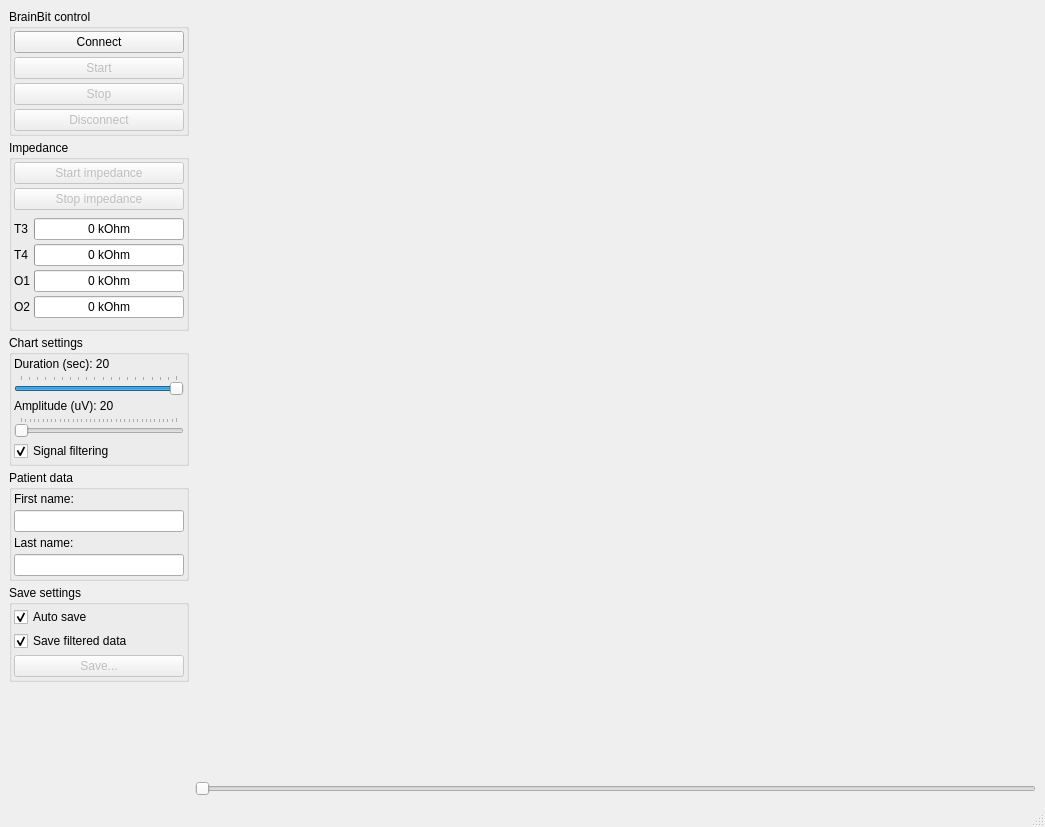
<?xml version="1.0" encoding="UTF-8"?>
<ui version="4.0">
 <class>MainWindow</class>
 <widget class="QMainWindow" name="MainWindow">
  <property name="geometry">
   <rect>
    <x>0</x>
    <y>0</y>
    <width>1045</width>
    <height>827</height>
   </rect>
  </property>
  <property name="windowTitle">
   <string>BrainBit</string>
  </property>
  <widget class="QWidget" name="centralwidget">
   <layout class="QGridLayout" name="gridLayout">
    <item row="0" column="0">
     <widget class="QWidget" name="WidgetControl" native="true">
      <property name="minimumSize">
       <size>
        <width>180</width>
        <height>0</height>
       </size>
      </property>
      <property name="maximumSize">
       <size>
        <width>180</width>
        <height>16777215</height>
       </size>
      </property>
      <layout class="QVBoxLayout" name="verticalLayout">
       <property name="spacing">
        <number>4</number>
       </property>
       <property name="leftMargin">
        <number>0</number>
       </property>
       <property name="topMargin">
        <number>0</number>
       </property>
       <property name="rightMargin">
        <number>0</number>
       </property>
       <property name="bottomMargin">
        <number>0</number>
       </property>
       <item>
        <widget class="QGroupBox" name="groupBox_3">
         <property name="title">
          <string>BrainBit control</string>
         </property>
         <layout class="QVBoxLayout" name="LayoutControl">
          <property name="spacing">
           <number>4</number>
          </property>
          <property name="leftMargin">
           <number>2</number>
          </property>
          <property name="topMargin">
           <number>2</number>
          </property>
          <property name="rightMargin">
           <number>2</number>
          </property>
          <property name="bottomMargin">
           <number>2</number>
          </property>
          <item>
           <widget class="QPushButton" name="ButtonConnect">
            <property name="text">
             <string>Connect</string>
            </property>
           </widget>
          </item>
          <item>
           <widget class="QPushButton" name="ButtonStart">
            <property name="enabled">
             <bool>false</bool>
            </property>
            <property name="text">
             <string>Start</string>
            </property>
           </widget>
          </item>
          <item>
           <widget class="QPushButton" name="ButtonStop">
            <property name="enabled">
             <bool>false</bool>
            </property>
            <property name="text">
             <string>Stop</string>
            </property>
           </widget>
          </item>
          <item>
           <widget class="QPushButton" name="ButtonDisconnect">
            <property name="enabled">
             <bool>false</bool>
            </property>
            <property name="text">
             <string>Disconnect</string>
            </property>
           </widget>
          </item>
         </layout>
        </widget>
       </item>
       <item>
        <widget class="QGroupBox" name="groupBox_2">
         <property name="title">
          <string>Impedance</string>
         </property>
         <layout class="QVBoxLayout" name="LayoutImpedance">
          <property name="spacing">
           <number>4</number>
          </property>
          <property name="leftMargin">
           <number>2</number>
          </property>
          <property name="topMargin">
           <number>2</number>
          </property>
          <property name="rightMargin">
           <number>2</number>
          </property>
          <property name="bottomMargin">
           <number>2</number>
          </property>
          <item>
           <widget class="QPushButton" name="ButtonImpedanceStart">
            <property name="enabled">
             <bool>false</bool>
            </property>
            <property name="text">
             <string>Start impedance</string>
            </property>
           </widget>
          </item>
          <item>
           <widget class="QPushButton" name="ButtonImpedanceStop">
            <property name="enabled">
             <bool>false</bool>
            </property>
            <property name="text">
             <string>Stop impedance</string>
            </property>
           </widget>
          </item>
          <item>
           <widget class="QWidget" name="widget" native="true">
            <layout class="QHBoxLayout" name="horizontalLayout">
             <property name="spacing">
              <number>4</number>
             </property>
             <property name="leftMargin">
              <number>0</number>
             </property>
             <property name="topMargin">
              <number>0</number>
             </property>
             <property name="rightMargin">
              <number>0</number>
             </property>
             <property name="bottomMargin">
              <number>0</number>
             </property>
            </layout>
           </widget>
          </item>
          <item>
           <widget class="QWidget" name="widget_4" native="true">
            <layout class="QHBoxLayout" name="horizontalLayout_4">
             <property name="spacing">
              <number>4</number>
             </property>
             <property name="leftMargin">
              <number>0</number>
             </property>
             <property name="topMargin">
              <number>0</number>
             </property>
             <property name="rightMargin">
              <number>0</number>
             </property>
             <property name="bottomMargin">
              <number>0</number>
             </property>
             <item>
              <widget class="QWidget" name="widget_5" native="true">
               <layout class="QVBoxLayout" name="verticalLayout_4">
                <property name="spacing">
                 <number>4</number>
                </property>
                <property name="leftMargin">
                 <number>0</number>
                </property>
                <property name="topMargin">
                 <number>0</number>
                </property>
                <property name="rightMargin">
                 <number>0</number>
                </property>
                <property name="bottomMargin">
                 <number>0</number>
                </property>
                <item>
                 <widget class="QLabel" name="LabelCh0">
                  <property name="text">
                   <string>T3</string>
                  </property>
                 </widget>
                </item>
                <item>
                 <widget class="QLabel" name="LabelCh1">
                  <property name="text">
                   <string>T4</string>
                  </property>
                 </widget>
                </item>
                <item>
                 <widget class="QLabel" name="LabelCh2">
                  <property name="text">
                   <string>O1</string>
                  </property>
                 </widget>
                </item>
                <item>
                 <widget class="QLabel" name="LabelCh3">
                  <property name="text">
                   <string>O2</string>
                  </property>
                 </widget>
                </item>
               </layout>
              </widget>
             </item>
             <item>
              <widget class="QWidget" name="widget_6" native="true">
               <layout class="QVBoxLayout" name="verticalLayout_5">
                <property name="spacing">
                 <number>4</number>
                </property>
                <property name="sizeConstraint">
                 <enum>QLayout::SetDefaultConstraint</enum>
                </property>
                <property name="leftMargin">
                 <number>0</number>
                </property>
                <property name="topMargin">
                 <number>0</number>
                </property>
                <property name="rightMargin">
                 <number>0</number>
                </property>
                <property name="bottomMargin">
                 <number>0</number>
                </property>
                <item>
                 <widget class="QProgressBar" name="ProgressBarCh0">
                  <property name="maximum">
                   <number>500</number>
                  </property>
                  <property name="value">
                   <number>0</number>
                  </property>
                  <property name="alignment">
                   <set>Qt::AlignCenter</set>
                  </property>
                  <property name="format">
                   <string>%v kOhm</string>
                  </property>
                 </widget>
                </item>
                <item>
                 <widget class="QProgressBar" name="ProgressBarCh1">
                  <property name="maximum">
                   <number>500</number>
                  </property>
                  <property name="value">
                   <number>0</number>
                  </property>
                  <property name="alignment">
                   <set>Qt::AlignCenter</set>
                  </property>
                  <property name="format">
                   <string>%v kOhm</string>
                  </property>
                 </widget>
                </item>
                <item>
                 <widget class="QProgressBar" name="ProgressBarCh2">
                  <property name="maximum">
                   <number>500</number>
                  </property>
                  <property name="value">
                   <number>0</number>
                  </property>
                  <property name="alignment">
                   <set>Qt::AlignCenter</set>
                  </property>
                  <property name="format">
                   <string>%v kOhm</string>
                  </property>
                 </widget>
                </item>
                <item>
                 <widget class="QProgressBar" name="ProgressBarCh3">
                  <property name="maximum">
                   <number>500</number>
                  </property>
                  <property name="value">
                   <number>0</number>
                  </property>
                  <property name="alignment">
                   <set>Qt::AlignCenter</set>
                  </property>
                  <property name="format">
                   <string>%v kOhm</string>
                  </property>
                 </widget>
                </item>
               </layout>
              </widget>
             </item>
            </layout>
           </widget>
          </item>
          <item>
           <widget class="QWidget" name="widget_2" native="true">
            <layout class="QHBoxLayout" name="horizontalLayout_2">
             <property name="spacing">
              <number>4</number>
             </property>
             <property name="leftMargin">
              <number>0</number>
             </property>
             <property name="topMargin">
              <number>0</number>
             </property>
             <property name="rightMargin">
              <number>0</number>
             </property>
             <property name="bottomMargin">
              <number>0</number>
             </property>
            </layout>
           </widget>
          </item>
          <item>
           <widget class="QWidget" name="widget_3" native="true">
            <layout class="QHBoxLayout" name="horizontalLayout_3">
             <property name="spacing">
              <number>4</number>
             </property>
             <property name="leftMargin">
              <number>0</number>
             </property>
             <property name="topMargin">
              <number>0</number>
             </property>
             <property name="rightMargin">
              <number>0</number>
             </property>
             <property name="bottomMargin">
              <number>0</number>
             </property>
            </layout>
           </widget>
          </item>
         </layout>
        </widget>
       </item>
       <item>
        <widget class="QGroupBox" name="groupBox">
         <property name="title">
          <string>Chart settings</string>
         </property>
         <layout class="QVBoxLayout" name="LayoutChartSettings">
          <property name="spacing">
           <number>4</number>
          </property>
          <property name="leftMargin">
           <number>2</number>
          </property>
          <property name="topMargin">
           <number>2</number>
          </property>
          <property name="rightMargin">
           <number>2</number>
          </property>
          <property name="bottomMargin">
           <number>2</number>
          </property>
          <item>
           <widget class="QLabel" name="LabelDuration">
            <property name="text">
             <string>Duration (sec): 20</string>
            </property>
           </widget>
          </item>
          <item>
           <widget class="QSlider" name="SliderDuration">
            <property name="minimum">
             <number>1</number>
            </property>
            <property name="maximum">
             <number>20</number>
            </property>
            <property name="value">
             <number>20</number>
            </property>
            <property name="sliderPosition">
             <number>20</number>
            </property>
            <property name="orientation">
             <enum>Qt::Horizontal</enum>
            </property>
            <property name="tickPosition">
             <enum>QSlider::TicksAbove</enum>
            </property>
            <property name="tickInterval">
             <number>1</number>
            </property>
           </widget>
          </item>
          <item>
           <widget class="QLabel" name="LabelAmplitude">
            <property name="text">
             <string>Amplitude (uV): 20</string>
            </property>
           </widget>
          </item>
          <item>
           <widget class="QSlider" name="SliderAmplitude">
            <property name="minimum">
             <number>20</number>
            </property>
            <property name="maximum">
             <number>200</number>
            </property>
            <property name="singleStep">
             <number>5</number>
            </property>
            <property name="pageStep">
             <number>20</number>
            </property>
            <property name="value">
             <number>20</number>
            </property>
            <property name="orientation">
             <enum>Qt::Horizontal</enum>
            </property>
            <property name="invertedAppearance">
             <bool>false</bool>
            </property>
            <property name="invertedControls">
             <bool>false</bool>
            </property>
            <property name="tickPosition">
             <enum>QSlider::TicksAbove</enum>
            </property>
            <property name="tickInterval">
             <number>5</number>
            </property>
           </widget>
          </item>
          <item>
           <widget class="QCheckBox" name="CheckBoxFilterChart">
            <property name="text">
             <string>Signal filtering</string>
            </property>
            <property name="checked">
             <bool>true</bool>
            </property>
           </widget>
          </item>
         </layout>
        </widget>
       </item>
       <item>
        <widget class="QGroupBox" name="groupBox_4">
         <property name="title">
          <string>Patient data</string>
         </property>
         <layout class="QVBoxLayout" name="LayoutPatient">
          <property name="spacing">
           <number>4</number>
          </property>
          <property name="leftMargin">
           <number>2</number>
          </property>
          <property name="topMargin">
           <number>2</number>
          </property>
          <property name="rightMargin">
           <number>2</number>
          </property>
          <property name="bottomMargin">
           <number>2</number>
          </property>
          <item>
           <widget class="QLabel" name="label">
            <property name="text">
             <string>First name:</string>
            </property>
           </widget>
          </item>
          <item>
           <widget class="QLineEdit" name="LinePatientFirstName">
            <property name="text">
             <string/>
            </property>
           </widget>
          </item>
          <item>
           <widget class="QLabel" name="label_2">
            <property name="text">
             <string>Last name:</string>
            </property>
           </widget>
          </item>
          <item>
           <widget class="QLineEdit" name="LinePatientLastName"/>
          </item>
         </layout>
        </widget>
       </item>
       <item>
        <widget class="QGroupBox" name="groupBox_5">
         <property name="title">
          <string>Save settings</string>
         </property>
         <layout class="QVBoxLayout" name="LayoutSave">
          <property name="spacing">
           <number>4</number>
          </property>
          <property name="leftMargin">
           <number>2</number>
          </property>
          <property name="topMargin">
           <number>2</number>
          </property>
          <property name="rightMargin">
           <number>2</number>
          </property>
          <property name="bottomMargin">
           <number>2</number>
          </property>
          <item>
           <widget class="QCheckBox" name="CheckBoxAutosave">
            <property name="text">
             <string>Auto save</string>
            </property>
            <property name="checked">
             <bool>true</bool>
            </property>
           </widget>
          </item>
          <item>
           <widget class="QCheckBox" name="CheckBoxSaveFiltered">
            <property name="text">
             <string>Save filtered data</string>
            </property>
            <property name="checked">
             <bool>true</bool>
            </property>
           </widget>
          </item>
          <item>
           <widget class="QPushButton" name="ButtonSave">
            <property name="enabled">
             <bool>false</bool>
            </property>
            <property name="text">
             <string>Save...</string>
            </property>
           </widget>
          </item>
         </layout>
        </widget>
       </item>
       <item>
        <spacer name="verticalSpacer">
         <property name="orientation">
          <enum>Qt::Vertical</enum>
         </property>
         <property name="sizeHint" stdset="0">
          <size>
           <width>20</width>
           <height>269</height>
          </size>
         </property>
        </spacer>
       </item>
      </layout>
     </widget>
    </item>
    <item row="0" column="1">
     <widget class="QWidget" name="widget_7" native="true">
      <layout class="QVBoxLayout" name="verticalLayout_2">
       <property name="spacing">
        <number>0</number>
       </property>
       <property name="leftMargin">
        <number>0</number>
       </property>
       <property name="topMargin">
        <number>0</number>
       </property>
       <property name="rightMargin">
        <number>0</number>
       </property>
       <property name="bottomMargin">
        <number>0</number>
       </property>
       <item>
        <widget class="QWidget" name="WidgetCharts" native="true">
         <property name="toolTipDuration">
          <number>-1</number>
         </property>
         <layout class="QVBoxLayout" name="LayoutCharts">
          <property name="spacing">
           <number>0</number>
          </property>
          <property name="leftMargin">
           <number>0</number>
          </property>
          <property name="topMargin">
           <number>0</number>
          </property>
          <property name="rightMargin">
           <number>0</number>
          </property>
          <property name="bottomMargin">
           <number>0</number>
          </property>
         </layout>
        </widget>
       </item>
       <item>
        <widget class="QSlider" name="SliderChart">
         <property name="maximum">
          <number>200</number>
         </property>
         <property name="singleStep">
          <number>1</number>
         </property>
         <property name="orientation">
          <enum>Qt::Horizontal</enum>
         </property>
         <property name="tickPosition">
          <enum>QSlider::NoTicks</enum>
         </property>
        </widget>
       </item>
      </layout>
     </widget>
    </item>
   </layout>
  </widget>
  <widget class="QMenuBar" name="menubar">
   <property name="geometry">
    <rect>
     <x>0</x>
     <y>0</y>
     <width>1045</width>
     <height>22</height>
    </rect>
   </property>
  </widget>
  <widget class="QStatusBar" name="statusbar">
   <property name="sizeGripEnabled">
    <bool>true</bool>
   </property>
  </widget>
 </widget>
 <tabstops>
  <tabstop>SliderDuration</tabstop>
  <tabstop>SliderAmplitude</tabstop>
 </tabstops>
 <resources/>
 <connections>
  <connection>
   <sender>SliderDuration</sender>
   <signal>valueChanged(int)</signal>
   <receiver>MainWindow</receiver>
   <slot>_sliderDuration_cnd()</slot>
   <hints>
    <hint type="sourcelabel">
     <x>118</x>
     <y>432</y>
    </hint>
    <hint type="destinationlabel">
     <x>348</x>
     <y>417</y>
    </hint>
   </hints>
  </connection>
  <connection>
   <sender>SliderAmplitude</sender>
   <signal>valueChanged(int)</signal>
   <receiver>MainWindow</receiver>
   <slot>_sliderAmplitude_cnd()</slot>
   <hints>
    <hint type="sourcelabel">
     <x>118</x>
     <y>483</y>
    </hint>
    <hint type="destinationlabel">
     <x>252</x>
     <y>470</y>
    </hint>
   </hints>
  </connection>
  <connection>
   <sender>ButtonConnect</sender>
   <signal>clicked()</signal>
   <receiver>MainWindow</receiver>
   <slot>_connect()</slot>
   <hints>
    <hint type="sourcelabel">
     <x>124</x>
     <y>66</y>
    </hint>
    <hint type="destinationlabel">
     <x>232</x>
     <y>70</y>
    </hint>
   </hints>
  </connection>
  <connection>
   <sender>ButtonStart</sender>
   <signal>clicked()</signal>
   <receiver>MainWindow</receiver>
   <slot>_start_capture()</slot>
   <hints>
    <hint type="sourcelabel">
     <x>90</x>
     <y>96</y>
    </hint>
    <hint type="destinationlabel">
     <x>274</x>
     <y>91</y>
    </hint>
   </hints>
  </connection>
  <connection>
   <sender>ButtonStop</sender>
   <signal>clicked()</signal>
   <receiver>MainWindow</receiver>
   <slot>_stop_capture()</slot>
   <hints>
    <hint type="sourcelabel">
     <x>149</x>
     <y>127</y>
    </hint>
    <hint type="destinationlabel">
     <x>249</x>
     <y>119</y>
    </hint>
   </hints>
  </connection>
  <connection>
   <sender>ButtonDisconnect</sender>
   <signal>clicked()</signal>
   <receiver>MainWindow</receiver>
   <slot>_disconnect()</slot>
   <hints>
    <hint type="sourcelabel">
     <x>96</x>
     <y>145</y>
    </hint>
    <hint type="destinationlabel">
     <x>275</x>
     <y>146</y>
    </hint>
   </hints>
  </connection>
  <connection>
   <sender>ButtonImpedanceStart</sender>
   <signal>clicked()</signal>
   <receiver>MainWindow</receiver>
   <slot>_start_impedance()</slot>
   <hints>
    <hint type="sourcelabel">
     <x>75</x>
     <y>193</y>
    </hint>
    <hint type="destinationlabel">
     <x>263</x>
     <y>195</y>
    </hint>
   </hints>
  </connection>
  <connection>
   <sender>ButtonImpedanceStop</sender>
   <signal>clicked()</signal>
   <receiver>MainWindow</receiver>
   <slot>_stop_impedance()</slot>
   <hints>
    <hint type="sourcelabel">
     <x>91</x>
     <y>228</y>
    </hint>
    <hint type="destinationlabel">
     <x>252</x>
     <y>223</y>
    </hint>
   </hints>
  </connection>
  <connection>
   <sender>ButtonSave</sender>
   <signal>clicked()</signal>
   <receiver>MainWindow</receiver>
   <slot>_save_data()</slot>
   <hints>
    <hint type="sourcelabel">
     <x>166</x>
     <y>719</y>
    </hint>
    <hint type="destinationlabel">
     <x>235</x>
     <y>707</y>
    </hint>
   </hints>
  </connection>
  <connection>
   <sender>CheckBoxFilterChart</sender>
   <signal>stateChanged(int)</signal>
   <receiver>MainWindow</receiver>
   <slot>update_ui()</slot>
   <hints>
    <hint type="sourcelabel">
     <x>98</x>
     <y>497</y>
    </hint>
    <hint type="destinationlabel">
     <x>257</x>
     <y>496</y>
    </hint>
   </hints>
  </connection>
  <connection>
   <sender>CheckBoxSaveFiltered</sender>
   <signal>stateChanged(int)</signal>
   <receiver>MainWindow</receiver>
   <slot>update_ui()</slot>
   <hints>
    <hint type="sourcelabel">
     <x>98</x>
     <y>681</y>
    </hint>
    <hint type="destinationlabel">
     <x>237</x>
     <y>683</y>
    </hint>
   </hints>
  </connection>
  <connection>
   <sender>CheckBoxAutosave</sender>
   <signal>stateChanged(int)</signal>
   <receiver>MainWindow</receiver>
   <slot>update_ui()</slot>
   <hints>
    <hint type="sourcelabel">
     <x>95</x>
     <y>659</y>
    </hint>
    <hint type="destinationlabel">
     <x>243</x>
     <y>660</y>
    </hint>
   </hints>
  </connection>
  <connection>
   <sender>SliderChart</sender>
   <signal>valueChanged(int)</signal>
   <receiver>MainWindow</receiver>
   <slot>_slider_value_cnd()</slot>
   <hints>
    <hint type="sourcelabel">
     <x>514</x>
     <y>775</y>
    </hint>
    <hint type="destinationlabel">
     <x>163</x>
     <y>758</y>
    </hint>
   </hints>
  </connection>
  <connection>
   <sender>LinePatientFirstName</sender>
   <signal>textEdited(QString)</signal>
   <receiver>MainWindow</receiver>
   <slot>_firstName_edit()</slot>
   <hints>
    <hint type="sourcelabel">
     <x>148</x>
     <y>562</y>
    </hint>
    <hint type="destinationlabel">
     <x>233</x>
     <y>565</y>
    </hint>
   </hints>
  </connection>
  <connection>
   <sender>LinePatientLastName</sender>
   <signal>textEdited(QString)</signal>
   <receiver>MainWindow</receiver>
   <slot>_lastName_edit()</slot>
   <hints>
    <hint type="sourcelabel">
     <x>121</x>
     <y>606</y>
    </hint>
    <hint type="destinationlabel">
     <x>218</x>
     <y>612</y>
    </hint>
   </hints>
  </connection>
 </connections>
 <slots>
  <slot>update_ui()</slot>
  <slot>_connect()</slot>
  <slot>_start_capture()</slot>
  <slot>_stop_capture()</slot>
  <slot>_disconnect()</slot>
  <slot>_start_impedance()</slot>
  <slot>_stop_impedance()</slot>
  <slot>_save_data()</slot>
  <slot>_slider_value_cnd()</slot>
  <slot>_sliderDuration_cnd()</slot>
  <slot>_sliderAmplitude_cnd()</slot>
  <slot>_firstName_edit()</slot>
  <slot>_lastName_edit()</slot>
 </slots>
</ui>
